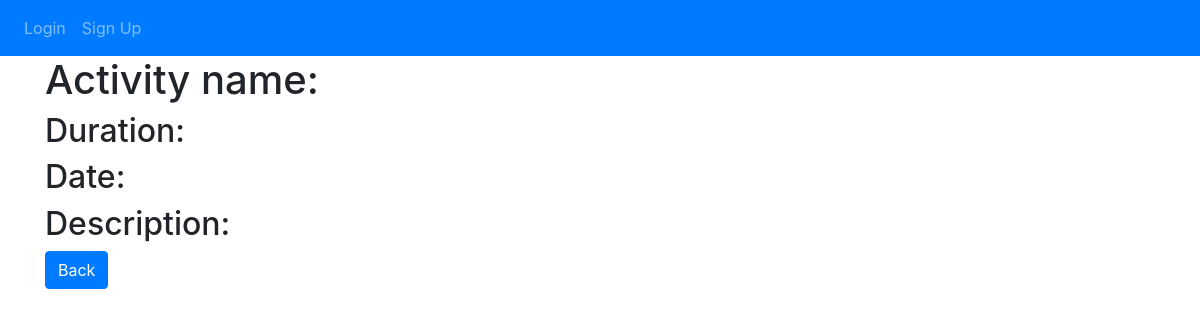
Before: /activity/6 with the older database file.
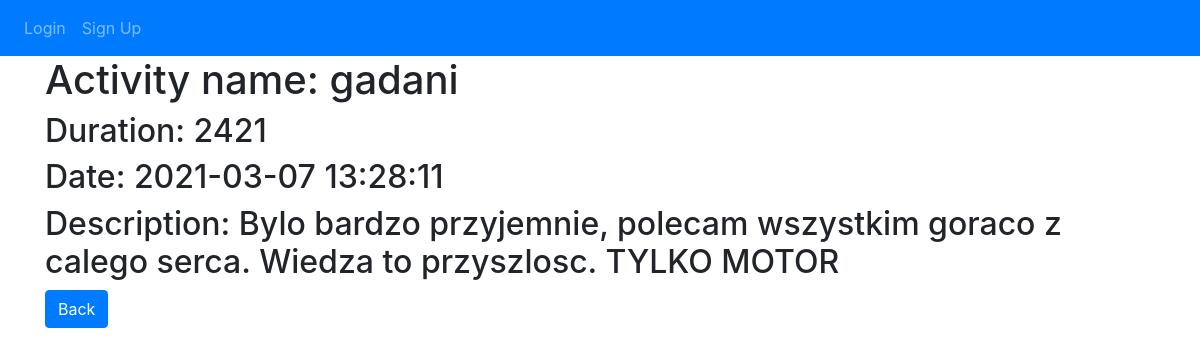
After: the same page with the newer database file.
### website/models.py (models this page shows)
class Activity(db.Model):
    id = db.Column(db.Integer, primary_key = True)
    activity_name = db.Column(db.String(150))
    duration = db.Column(db.Float)
    date = db.Column(db.DateTime(timezone=True), default=func.now())
    description = db.Column(db.String(200))
    user_id = db.Column(db.Integer, db.ForeignKey('user.id'))

### website/views.py (the view)
@views.route('/activity/<int:id>')
def detail_activity(id):
    activity_detail = Activity.query.get(id)
    return render_template("activity-detail.html", user=current_user, activity=activity_detail)

### website/templates/activity-detail.html (shortened to what this page needs)
{% extends "base.html" %}
{% block content %}
    <h1>Activity name: {{activity.activity_name}}</h1>
    <h2>Duration: {{activity.duration}}</h2>
    <h2>Date: {{activity.date}}</h2>
    <h2>Description: {{activity.description}}</h2>
    <a class="btn btn-primary " href= '/'>Back </a>
{% endblock %}

Changed rows visible on the page:
added Activity: activity_name "gadani", duration "2421", date "2021-03-07 13:28:11", description "Bylo bardzo przyjemnie, polecam wszystkim goraco z calego serca. Wiedza to przyszlosc. TYLKO MOTOR"
